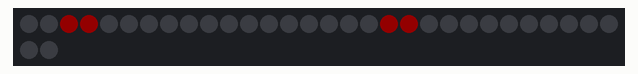
Simulated run of this sketch. Board: Arduino Uno, built with avr-gcc and run on an emulated ATmega328P. On the bench: 32 RGB LEDs in strip order, left to right, continuing on the next row. Dim RGB values are drawn brighter than linear.

Above: at 0.15 s.
At 0.66 s:
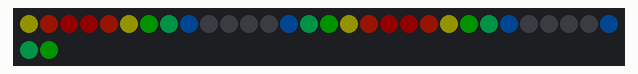
At 1.7 s:
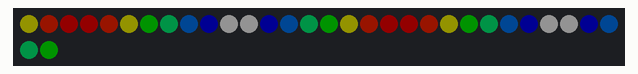
At 11.26 s:
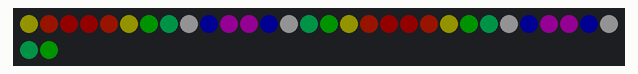
At 20.74 s:
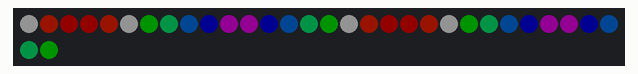
At 39.09 s:
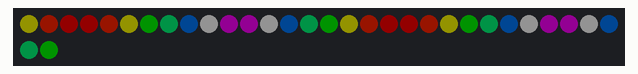

The sketch:

singleRed.ino
```cpp
#include <Adafruit_NeoPixel.h>
#ifdef __AVR__
#include <avr/power.h>
#endif

#define num_pixels 2
#define NUM_LEDS 16*num_pixels

#define PIN 6
#define WINDOW 20
Adafruit_NeoPixel strip = Adafruit_NeoPixel(NUM_LEDS, PIN, NEO_GRBW);

uint32_t colors[] = {
  strip.Color(100,0,0),
  strip.Color(120,20,0),
  strip.Color(100,100,0),
  strip.Color(0,100,0),
  strip.Color(0,100,50),
  strip.Color(0,50,100),
  strip.Color(0,0,100),
  strip.Color(100,0,100),
};

void setup() {
  Serial.begin(9600);

  strip.begin();
  strip.setBrightness(50);
  strip.show(); // Initialize all pixels to 'off'
}

void colorAnim(uint8_t wait) {
  wipe(100);
  traveler(100);
}

void traveler(uint8_t wait) {
  uint32_t color = strip.Color(0,0,0,100);
  uint16_t startx = 2;
  uint16_t starty = 3;
  uint16_t nextx = 0;
  uint16_t nexty = 0;
  for(uint16_t i = 0; i < 8; i++) {
    uint16_t j = i - 1;
    nextx = (startx - i) % 16;
    nexty = (starty + i) % 16;
    uint16_t oldx = (startx - j) % 16;
    uint16_t oldy = (starty + j) % 16;
    strip.setPixelColor(oldx, colors[j]);
    strip.setPixelColor(oldy, colors[j]);
    strip.setPixelColor(oldx + 16, colors[j]);
    strip.setPixelColor(oldy + 16, colors[j]);
    strip.setPixelColor(nextx, color);
    strip.setPixelColor(nexty, color);
    strip.setPixelColor(nextx + 16, color);
    strip.setPixelColor(nexty + 16, color);
    delay(wait);
    strip.show();
  }

}

int32_t returnColor(uint8_t index) {
  return colors[index];
}
void wipe(uint8_t wait) {
  uint32_t color = strip.Color(50,0,0);
  uint16_t startx = 2;
  uint16_t starty = 3;
  for(uint16_t i = 0; i < 8; i++) {
    uint32_t color = returnColor(i);

    strip.setPixelColor((startx - i) % 16, color);
    strip.setPixelColor((starty + i) % 16, color);
    strip.setPixelColor((startx - i) % 16 + 16, color);
    strip.setPixelColor((starty + i) % 16 + 16, color);
    delay(wait);
    strip.show();
  }
}

uint32_t Wheel(byte WheelPos) {
/*
 * Wheel transforms a number 0 to 255 to a color
 * Input a value 0 to 255 to get a color value.
 * The colours are a transition r - g - b - back to r.
 */
  WheelPos = 255 - WheelPos;
  if(WheelPos < 85) {
    return strip.Color(255 - WheelPos * 3, 0, WheelPos * 3);
  }
  if(WheelPos < 170) {
    WheelPos -= 85;
    return strip.Color(0, WheelPos * 3, 255 - WheelPos * 3);
  }
  WheelPos -= 170;
  return strip.Color(WheelPos * 3, 255 - WheelPos * 3, 0);
}


void loop() {
  colorAnim(10);

}
```
